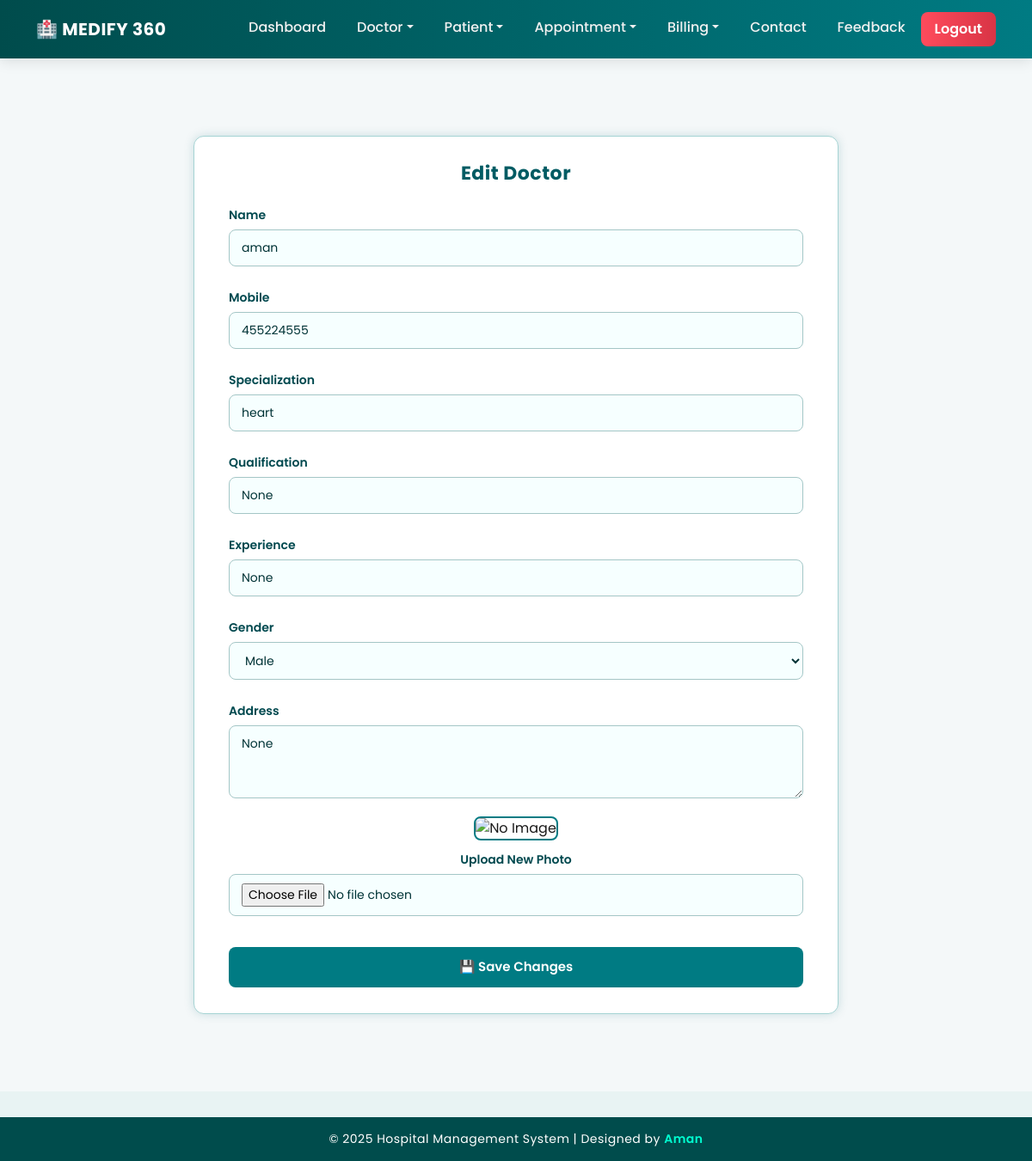
Screenshot of /edit_doctor/2/ (signed in) with the database file from the repository.
### Hospital/models.py (models this page shows, shortened)
class Doctor(models.Model):
    name = models.CharField(max_length=50)
    Mobile = models.BigIntegerField()
    Special = models.CharField(max_length=50)
    qualification = models.CharField(max_length=100 , null=True , blank=True)
    experience = models.CharField(max_length=50, null=True , blank=True)
    gender = models.CharField(max_length=10,null=True , blank=True)
    address = models.TextField(null=True,blank=True)
    image = models.ImageField(upload_to='doctor_image/', null=True , blank=True)

### Hospital/views.py (the view, shortened to what this page needs)
# urls.py: path('edit_doctor/<int:id>/',edit_doctor, name='edit_doctor'),
def edit_doctor(request,id):
    if not request.user.is_staff:
        return redirect('login')
    doctor = Doctor.objects.get(id=id)
    error=""
    return render(request,'edit_doctor.html',{'doctor':doctor , 'error':error})

### Hospital/templates/edit_doctor.html (shortened to what this page needs)
{% extends 'navigationBar.html' %}
{% block body %}
<div class="container">
  <h2>Edit Doctor</h2>
  <form method="POST" enctype="multipart/form-data">
    <label>Name</label>
    <input type="text" name="name" value="{{ doctor.name }}" required>
    <label>Mobile</label>
    <input type="text" name="contact" value="{{ doctor.Mobile }}">
    <label>Specialization</label>
    <input type="text" name="specialization" value="{{ doctor.Special }}">
    <label>Qualification</label>
    <input type="text" name="qualification" value="{{ doctor.qualification }}">
    <label>Experience</label>
    <input type="text" name="experience" value="{{ doctor.experience }}">
    <label>Gender</label>
    <select name="gender">
      <option value="Male" {% if doctor.gender == "Male" %}selected{% endif %}>Male</option>
    </select>
    <label>Address</label>
    <textarea name="address" rows="3">{{ doctor.address }}</textarea>
    <div class="image-preview">
      {% if doctor.image %}
        <img src="{{ doctor.image.url }}" alt="Doctor Photo">
      {% else %}
        <img src="https://cdn-icons-png.flaticon.com/512/387/387561.png" alt="No Image">
      {% endif %}
      <div style="margin-top:10px;">
        <label>Upload New Photo</label>
        <input type="file" name="image">
      </div>
    </div>
    <button class="btn" type="submit">💾 Save Changes</button>
  </form>
</div>
{% endblock %}

### Hospital/templates/navigationBar.html (style rules this page uses)
body { margin: 0; font-family: 'Poppins', sans-serif; background-color: #f4f8f9; color: #1a1a1a; }

### Hospital/templates/edit_doctor.html (style rules this page uses)
body { font-family: 'Poppins', sans-serif; background: #e8f3f3; margin: 0; padding: 0; }
.container { max-width: 750px; margin: 50px auto; background: #ffffff; padding: 30px 40px; border-radius: 12px; border: 1px solid #a6d4d4; box-shadow: 0 0 12px rgba(0, 100, 110, 0.18); }
h2 { text-align: center; margin-bottom: 25px; font-weight: 700; font-size: 22px; color: #005b63; letter-spacing: 0.5px; }
label { font-weight: 600; color: #00494f; margin-top: 12px; font-size: 14px; display: block; }
input, select, textarea { width: 100%; background: #f6ffff; border: 1px solid #a4c6c6; outline: none; color: #003336; border-radius: 8px; padding: 10px 14px; margin-top: 6px; margin-bottom: 14px; font-size: 14px; transition: 0.25s; }
.btn { background: #007b83; border: none; color: #fff; border-radius: 8px; padding: 12px 16px; width: 100%; font-weight: 600; font-size: 15px; cursor: pointer; transition: 0.25s; }
.image-preview { text-align: center; margin-bottom: 22px; }
.image-preview img { width: 130px; height: 130px; border-radius: 8px; object-fit: cover; border: 2px solid #007b83; }

### rows the page displays
Doctor: name "aman", contact "455224555", specialization "heart", qualification "None", experience "None", address "None"

### other values shown
{{ year|default:2025 }} "2025"
